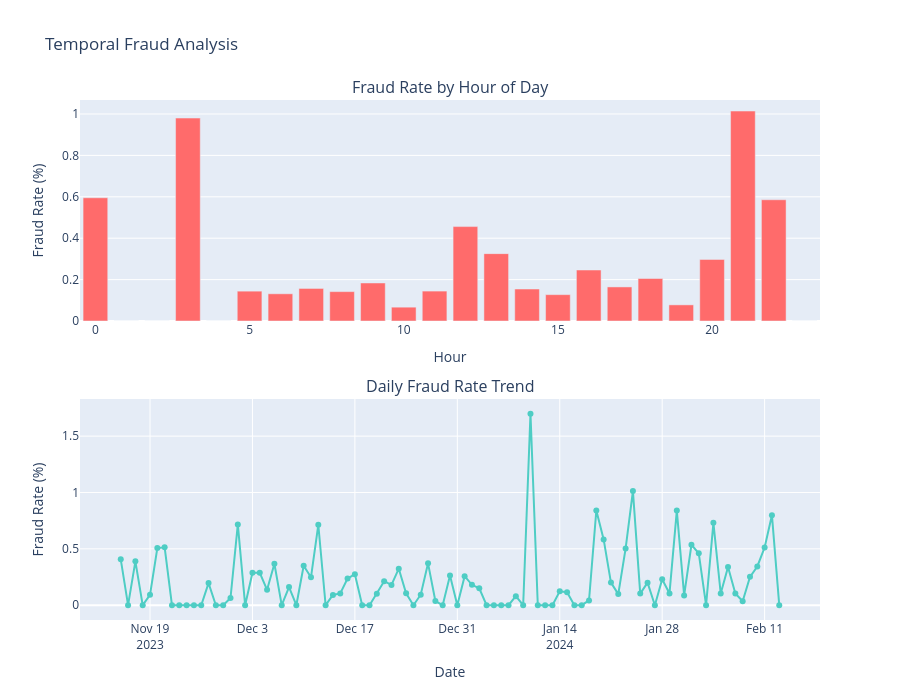

Source (notebook cell):
### Markdown cell above
**Interpretation:** The pie chart clearly shows severe class imbalance, with fraud representing less than 1% of all transactions. This imbalance will require:
- Appropriate evaluation metrics (PR-AUC instead of accuracy)
- Class balancing techniques or weighted models
- Careful validation strategy

### 3.3 Temporal Fraud Patterns

Analyzing fraud patterns over time can reveal when fraudsters are most active:

### Code cell
# Hourly fraud analysis
hourly_fraud = train.groupby('Hour')['FraudResult'].agg(['sum', 'count'])
hourly_fraud['rate'] = (hourly_fraud['sum'] / hourly_fraud['count']) * 100

# Daily fraud analysis  
daily_fraud = train.groupby('Date')['FraudResult'].agg(['sum', 'count'])
daily_fraud['rate'] = (daily_fraud['sum'] / daily_fraud['count']) * 100

# Create subplots
fig = make_subplots(
    rows=2, cols=1,
    subplot_titles=('Fraud Rate by Hour of Day', 'Daily Fraud Rate Trend'),
    vertical_spacing=0.15
)

# Hourly pattern
fig.add_trace(
    go.Bar(
        x=hourly_fraud.index,
        y=hourly_fraud['rate'],
        name='Hourly Fraud Rate',
        marker_color='#FF6B6B',
        hovertemplate="<b>Hour: %{x}</b><br>Fraud Rate: %{y:.2f}%<br>Frauds: %{customdata[0]}<br>Total: %{customdata[1]}<extra></extra>",
        customdata=np.column_stack((hourly_fraud['sum'], hourly_fraud['count']))
    ),
    row=1, col=1
)

# Daily trend
fig.add_trace(
    go.Scatter(
        x=daily_fraud.index,
        y=daily_fraud['rate'],
        name='Daily Fraud Rate',
        line=dict(color='#4ECDC4', width=2),
        mode='lines+markers',
        hovertemplate="<b>Date: %{x}</b><br>Fraud Rate: %{y:.2f}%<br>Frauds: %{customdata[0]}<br>Total: %{customdata[1]}<extra></extra>",
        customdata=np.column_stack((daily_fraud['sum'], daily_fraud['count']))
    ),
    row=2, col=1
)

# Update axes
fig.update_xaxes(title_text="Hour", row=1, col=1)
fig.update_xaxes(title_text="Date", row=2, col=1)
fig.update_yaxes(title_text="Fraud Rate (%)", row=1, col=1)
fig.update_yaxes(title_text="Fraud Rate (%)", row=2, col=1)

fig.update_layout(height=700, showlegend=False, title_text="Temporal Fraud Analysis")
fig.show()

# Print key statistics
print("\n KEY TEMPORAL STATISTICS:")
print(f"Peak fraud hour: {hourly_fraud['rate'].idxmax()}:00 ({hourly_fraud['rate'].max():.2f}%)")
print(f"Lowest fraud hour: {hourly_fraud['rate'].idxmin()}:00 ({hourly_fraud['rate'].min():.2f}%)")
print(f"Average daily fraud rate: {daily_fraud['rate'].mean():.2f}%")
print(f"Highest daily fraud rate: {daily_fraud['rate'].max():.2f}%")

### Figure 1 — Plotly figure (JSON) as saved in the notebook; plotly's stock layout.template omitted (floating-point values rounded to 4 significant figures; data arrays with more than 128 entries replaced by an {"elided": "..."} marker saying what was removed)
{"data": [{"customdata": [[1, 168], [0, 176], [0, 289], [7, 714], [0, 2329], [6, 4161], [7, 5325], [9, 5723], [8, 5639], [10, 5443], [4, 5986], [9, 6226], [24, 5262], [17, 5224], [8, 5179], [8, 6285], [18, 7306], [12, 7291], [13, 6332], [4, 5132], [9, 3026], [15, 1479], [4, 683], [0, 284]], "hovertemplate": "<b>Hour: %{x}</b><br>Fraud Rate: %{y:.2f}%<br>Frauds: %{customdata[0]}<br>Total: %{customdata[1]}<extra></extra>", "marker": {"color": "#FF6B6B"}, "name": "Hourly Fraud Rate", "type": "bar", "x": [0, 1, 2, 3, 4, 5, 6, 7, 8, 9, 10, 11, 12, 13, 14, 15, 16, 17, 18, 19, 20, 21, 22, 23], "xaxis": "x", "y": [0.5952, 0, 0, 0.9804, 0, 0.1442, 0.1315, 0.1573, 0.1419, 0.1837, 0.06682, 0.1446, 0.4561, 0.3254, 0.1545, 0.1273, 0.2464, 0.1646, 0.2053, 0.07794, 0.2974, 1.014, 0.5857, 0], "yaxis": "y"}, {"customdata": {"elided": "91x2 int values"}, "hovertemplate": "<b>Date: %{x}</b><br>Fraud Rate: %{y:.2f}%<br>Frauds: %{customdata[0]}<br>Total: %{customdata[1]}<extra></extra>", "line": {"color": "#4ECDC4", "width": 2}, "mode": "lines+markers", "name": "Daily Fraud Rate", "type": "scatter", "x": ["2023-11-15", "2023-11-16", "2023-11-17", "2023-11-18", "2023-11-19", "2023-11-20", "2023-11-21", "2023-11-22", "2023-11-23", "2023-11-24", "2023-11-25", "2023-11-26", "2023-11-27", "2023-11-28", "2023-11-29", "2023-11-30", "2023-12-01", "2023-12-02", "2023-12-03", "2023-12-04", "2023-12-05", "2023-12-06", "2023-12-07", "2023-12-08", "2023-12-09", "2023-12-10", "2023-12-11", "2023-12-12", "2023-12-13", "2023-12-14", "2023-12-15", "2023-12-16", "2023-12-17", "2023-12-18", "2023-12-19", "2023-12-20", "2023-12-21", "2023-12-22", "2023-12-23", "2023-12-24", "2023-12-25", "2023-12-26", "2023-12-27", "2023-12-28", "2023-12-29", "2023-12-30", "2023-12-31", "2024-01-01", "2024-01-02", "2024-01-03", "2024-01-04", "2024-01-05", "2024-01-06", "2024-01-07", "2024-01-08", "2024-01-09", "2024-01-10", "2024-01-11", "2024-01-12", "2024-01-13", "2024-01-14", "2024-01-15", "2024-01-16", "2024-01-17", "2024-01-18", "2024-01-19", "2024-01-20", "2024-01-21", "2024-01-22", "2024-01-23", "2024-01-24", "2024-01-25", "2024-01-26", "2024-01-27", "2024-01-28", "2024-01-29", "2024-01-30", "2024-01-31", "2024-02-01", "2024-02-02", "2024-02-03", "2024-02-04", "2024-02-05", "2024-02-06", "2024-02-07", "2024-02-08", "2024-02-09", "2024-02-10", "2024-02-11", "2024-02-12", "2024-02-13"], "xaxis": "x2", "y": [0.4071, 0, 0.3891, 0, 0.09166, 0.5068, 0.5137, 0, 0, 0, 0, 0, 0.1961, 0, 0, 0.06398, 0.7163, 0, 0.2878, 0.2878, 0.1364, 0.3676, 0, 0.161, 0, 0.3497, 0.2472, 0.7136, 0, 0.09099, 0.104, 0.2362, 0.2745, 0, 0, 0.1021, 0.2127, 0.1802, 0.324, 0.105, 0, 0.0932, 0.3715, 0.03674, 0, 0.2635, 0, 0.2574, 0.1812, 0.1497, 0, 0, 0, 0, 0.08039, 0, 1.698, 0, 0, 0, 0.1233, 0.1152, 0, 0, 0.04252, 0.8403, 0.5839, 0.2008, 0.09833, 0.5025, 1.012, 0.1031, 0.2002, 0, 0.2304, 0.1042, 0.8395, 0.08643, 0.5362, 0.4603, 0, 0.7307, 0.1038, 0.3394, 0.1044, 0.03463, 0.2516, 0.3436, 0.5119, 0.7986, 0], "yaxis": "y2"}], "layout": {"annotations": [{"font": {"size": 16}, "showarrow": false, "text": "Fraud Rate by Hour of Day", "x": 0.5, "xanchor": "center", "xref": "paper", "y": 1, "yanchor": "bottom", "yref": "paper"}, {"font": {"size": 16}, "showarrow": false, "text": "Daily Fraud Rate Trend", "x": 0.5, "xanchor": "center", "xref": "paper", "y": 0.425, "yanchor": "bottom", "yref": "paper"}], "height": 700, "showlegend": false, "title": {"text": "Temporal Fraud Analysis"}, "xaxis": {"anchor": "y", "domain": [0, 1], "title": {"text": "Hour"}}, "xaxis2": {"anchor": "y2", "domain": [0, 1], "title": {"text": "Date"}}, "yaxis": {"anchor": "x", "domain": [0.575, 1], "title": {"text": "Fraud Rate (%)"}}, "yaxis2": {"anchor": "x2", "domain": [0, 0.425], "title": {"text": "Fraud Rate (%)"}}}}
